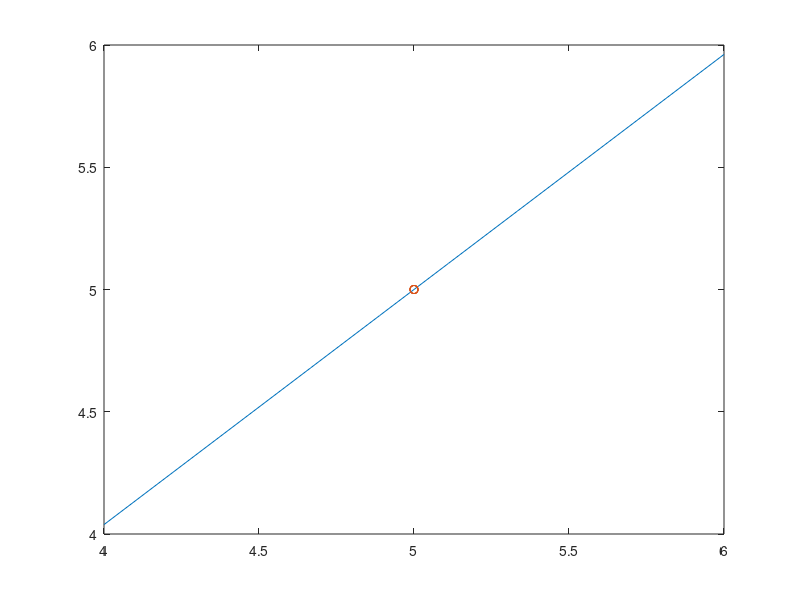

Write MATLAB code to recreate this figure.
% x = [1 2 3 4 5 6];
% y =[2.1 3.8 5.3 7.6 10.2 11.9];
count = input('Enter the number of elements: ');
x=[];
y=[];
for i=1:count
    x_m= input('Enter the elements of x: ');
    x=[x x_m];
end
x
for i=1:count
    y_m= input('Enter the elements of y: ');
    y=[y y_m];
end
y
%%
xy=[];
for j=1:count
    xy_m = x(i)*y(i);
    xy=[xy xy_m];
end
n = length(x);
t = linspace(min(x)-1,max(x)+1,10); %time base vector for linear regression
x_2 = x.^2;                     %vector of x square
xy = x.*y;                      %vector of x multiply by y
A = [n sum(x);sum(x) sum(x_2)]; % Matrix of LHS
b = [sum(y) ; sum(xy)];         %vector b of RHS
a = linsolve(A,b); %Solve n equation in 2 unkown to get cofficient of line
line = a(1) + a(2).*t;          %line Equation
coff_1 = a(1)
coff_2 = a(2)
figure;
plot(t,line)
hold on;
plot(x,y,'o')

%%
%Statistics Data
Sr = 0;
St = 0;
for i = 1:n
Sr = Sr + (y(i)-a(1)-a(2).*x(i)).^2;
St = St + (y(i) - mean(y))^2;
end
r_2 = (St-Sr)/St;
r = sqrt(r_2) %Correlation Coefficient

